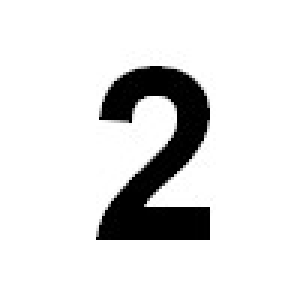
#> input picture data/digits_to_display/2.jpg, 100 x 100 px, found by its file name (shown 3 times larger); its folder holds 4 pictures in this run
$ python display_sudoku.py
#> lines starting #> are read from the running program, lines starting #| are printed output that depends on the picture
import os
import cv2
import numpy as np


def display(predictions):

    folder = "data/digits_to_display/"
    w, h = 100, 100

    grid = np.zeros((h * 9, w * 9))

    dict_digits = dict()
    for file in os.listdir(folder):
        img = cv2.imread(folder + file)
#> img is the input picture: shape (100, 100, 3); min 0, max 255, mean 224.8
        img = cv2.cvtColor(img, cv2.COLOR_BGR2GRAY)
#> img: shape (100, 100)
        img_np = np.asarray(img)

        digit = int(file.replace(".jpg", ""))
        dict_digits[digit] = img_np

    for k in range(len(predictions)):
        i = int(k / 9)
        j = k % 9
        value = predictions[k]

        # Plot digits
        grid[i * w: (i + 1) * w, j * h: (j + 1) * h] = dict_digits[value]
#> this loop made 3 passes
#> value on passes 1 to 3: 8, 2, -1
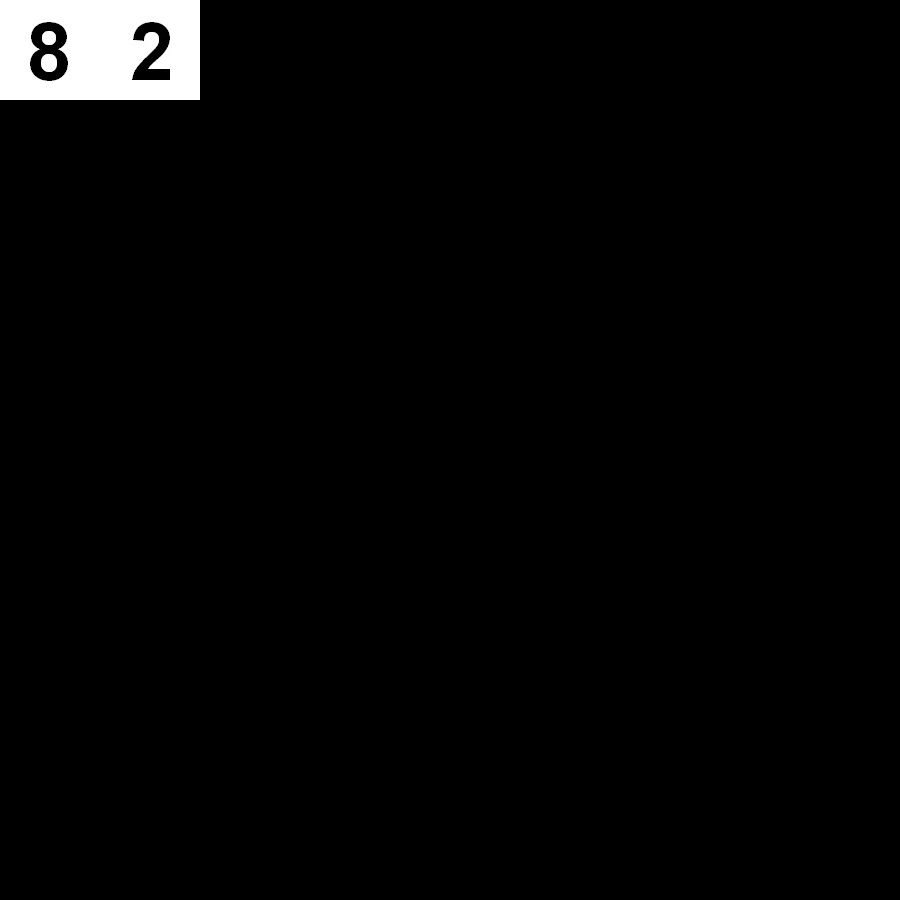
#> grid: shape (900, 900) float64; min 0, max 255, mean 5.5

        # Draw lines
        # grid[i * w: i * w + 3, j * h: (j + 1) * h] = 0
        # grid[i * w: (i + 1) * w, j * h: j * h + 3] = 0

    # Draw lines
    for k in range(9):
        grid[k * w: k * w + 3, :] = 0
        grid[:, k * h: k * h + 3] = 0

    grid[-3: -1, :] = 0
    grid[:, - 3: -1] = 0

    # Draw main lines
    for k in range(1, 3):
        grid[3 * k * w: 3 * k * w + 10, :] = 0
        grid[:, 3 * k * h: 3 * k * h + 10] = 0

    grid = 255 - grid
    return grid


if __name__ == '__main__':
    predicted = [8, 2, -1, 9, -1, -1, 2, -1, 8, -1, -1, -1, -1, -1, 2, 7, 8, -1, -1, 6, -1, 8, -1, -1, 9, 6, -1, -1, -1, -1, -1, -1, 8, 8, -1, 1, 9, 6, -1, 8, -1, 7, -1, 2, 8, 7, -1, 8, 6, -1,
                 -1, -1, -1, -1, -1, 8, 8, -1, -1, 1, -1, 9, -1, -1, 7, 1, 3, -1, -1, -1, -1, -1, 2, -1, 6, -1, -1, 2, -1, 6, 7]
    # 15 / 36 bien detectes

    pred2 = [6, 8, -1, -1, 7, -1, -1, -1, -1, 6, -1, -1, 4, 9, 5, -1, -1, -1, -1, 9, 8, -1, -1, -1, -1, 6, -1, 8, -1, -1, -1, 6, -1, -1, -1, 8, 1, -1, -1, 2, -1, 8, -1, -1, 4, 7, -1, -1, -1,
             2, -1, -1, -1, 6, -1, 6, -1, -1, -1, -1, 2, 8, -1, -1, -1, -1, 3, 4, 9, -1, -1, 5, -1, -1, -1, -1, 8, -1, -1, 7, 9]
    # 20 / 30 bien detectes


#> (the run stopped early here; a loop or call above may not have finished)
